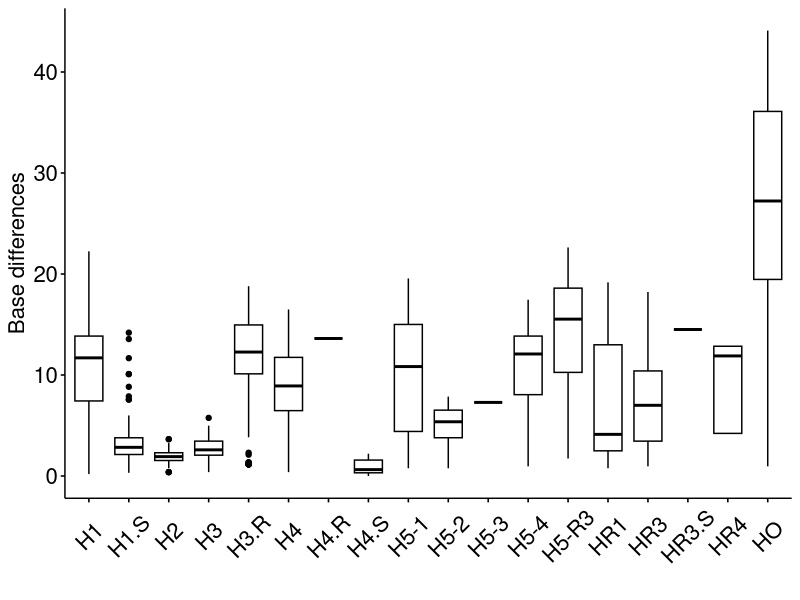

The R script that drew this image:
library(ggplot2)
library(magrittr)
library(ggpubr)
data<-read.table("compHap_human_AFR_v4_copyall.txt",header=T)
#data<-read.table("compHap_chimp-human_v4_copyall.txt",header=T)
#data$pop=factor(data$pop, levels=c("SGDP_WEU","UYG","HAN"))
#,fill="",palette=c("#5BC0EB","#9BC53D","#E55934")
ggboxplot(data, x = "hap", y = "dist")+ 
theme(legend.position="none",
	axis.title.x=element_text(size=16,hjust=0.5),
	axis.title.y=element_text(size=16,hjust=0.5),
	axis.text.x=element_text(size=16,color="black",
		angle=45,vjust=0.5),
	axis.text.y=element_text(size=16,color="black"),
	legend.text=element_text(size=20)) + 
#stat_compare_means(method = "t.test",
#	comparisons = list(c("SGDP_WEU", "UYG"), c("UYG", "HAN")),
#	label="p.signif",label.x=c(1,1),
#	label.y = c(1290,1300)) + 
labs(x = "", y = 'Base differences')
#ylim(1100,1330)
